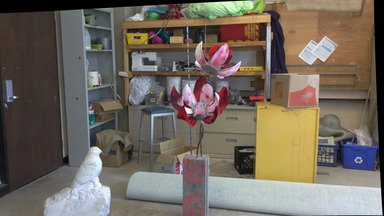
#> input picture im1.jpeg, 384 x 216 px
$ python main9.py
#> lines starting #> are read from the running program, lines starting #| are printed output that depends on the picture
import cv2
import numpy as np
import os
import matplotlib.pyplot as plt
import random

# Créer le répertoire de sortie s'il n'existe pas
output_dir = 'output9'
os.makedirs(output_dir, exist_ok=True)

# Charger les images en couleur
img1 = cv2.imread('im1.jpeg')  # Image gauche
#> img1 is the input picture: shape (216, 384, 3); mean B, G, R 94.7, 104.8, 113.5
img2 = cv2.imread('im2.jpg')   # Image droite
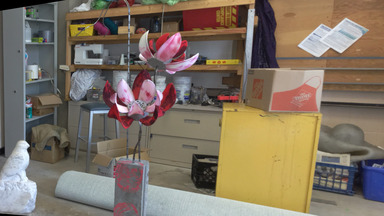
#> input picture im2.jpg, 384 x 216 px
#> img2 is the input picture: shape (216, 384, 3); mean B, G, R 99.5, 115, 127.8

# Convertir les images en niveaux de gris
gray1 = cv2.cvtColor(img1, cv2.COLOR_BGR2GRAY)
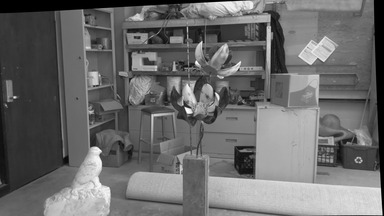
#> gray1: shape (216, 384); min 0, max 255, mean 106.3
gray2 = cv2.cvtColor(img2, cv2.COLOR_BGR2GRAY)
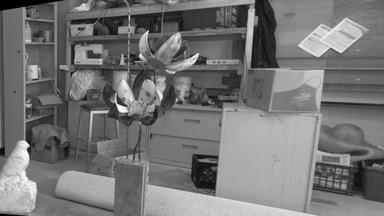
#> gray2: shape (216, 384); min 0, max 255, mean 117.1

# Initialiser le détecteur de points clés SIFT
sift = cv2.SIFT_create()

# Détecter les points clés et calculer les descripteurs
keypoints1, descriptors1 = sift.detectAndCompute(gray1, None)
#> keypoints1 = 537 keypoints; strongest (x, y, size): (188, 111, 3.8), (196, 63, 2.3), (244, 164, 18.2), (96, 150, 5.6)
keypoints2, descriptors2 = sift.detectAndCompute(gray2, None)
#> keypoints2 = 576 keypoints; strongest (x, y, size): (121, 109, 5), (140, 56, 2.5), (203, 176, 22.3), (24, 144, 5.8)

# Matcher les descripteurs avec FLANN
FLANN_INDEX_KDTREE = 1
index_params = dict(algorithm=FLANN_INDEX_KDTREE, trees=5)
search_params = dict(checks=50)  # Paramètres de recherche FLANN

flann = cv2.FlannBasedMatcher(index_params, search_params)
matches = flann.knnMatch(descriptors1, descriptors2, k=2)
#> matches = 537 matches

# Filtrer les correspondances en utilisant l'orientation des descripteurs
good_matches = []
orientation_threshold = 20  # Seuil d'orientation

for m, n in matches:
    if m.distance < 0.75 * n.distance:
        # Récupérer les orientations des descripteurs
        angle1 = keypoints1[m.queryIdx].angle
        angle2 = keypoints2[m.trainIdx].angle
        # Calculer la différence d'angle
        angle_diff = np.abs(angle1 - angle2)
        # Rejeter si la différence d'angle dépasse le seuil
        if angle_diff < orientation_threshold:
            good_matches.append(m)
#> this loop made 537 passes
#> (angle1, angle2, angle_diff) on passes 16, 27, 29, 32, 33, 34, 35, 36, 37, 38, 39, 40: (83.68, 99.9, 16.22), (178.5, 179.2, 0.721), (72.16, 79.05, 6.88), (24.92, 26.99, 2.07), (150.1, 153.4, 3.34), (356.8, 359.8, 2.93), (182.3, 179.5, 2.75), (358.2, 0.0278, 358.2), (165.2, 170.6, 5.38), (169.7, 170.6, 0.902), (162.4, 168.5, 6.08), (162.1, 168.5, 6.41)
#> angle1 on pass 130: 2.16
#> after the loop, good_matches = 175 matches

# Afficher toutes les correspondances filtrées par orientation
img_matches_all = cv2.drawMatches(img1, keypoints1, img2, keypoints2, good_matches, None, flags=cv2.DrawMatchesFlags_NOT_DRAW_SINGLE_POINTS)
title_all = 'Correspondances avec filtrage par orientation'
cv2.putText(img_matches_all, title_all, (10, 30), cv2.FONT_HERSHEY_SIMPLEX, 1, (255, 255, 255), 2, cv2.LINE_AA)
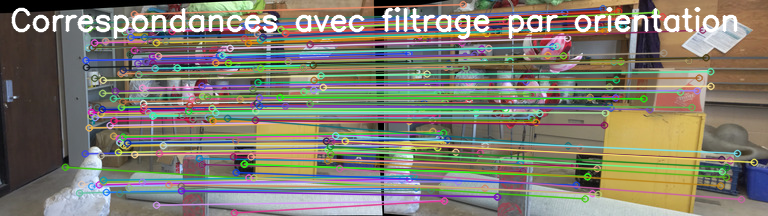
#> img_matches_all: shape (216, 768, 3); mean B, G, R 112, 125.1, 128.9
output_path_all = os.path.join(output_dir, 'matches_orientation_filtered_all.png')
cv2.imwrite(output_path_all, img_matches_all)
print(f"Image avec toutes les correspondances enregistrée dans {output_path_all}")

# Affichage avec le titre approprié
plt.imshow(cv2.cvtColor(img_matches_all, cv2.COLOR_BGR2RGB))
plt.title(title_all)
plt.axis('off')
plt.show()

# Limiter à N meilleures correspondances
N = 50  # Par exemple, afficher seulement les 50 meilleures correspondances
limited_matches = sorted(good_matches, key=lambda x: x.distance)[:N]
#> limited_matches = 50 matches

# Dessiner les correspondances limitées
img_matches_limited = cv2.drawMatches(img1, keypoints1, img2, keypoints2, limited_matches, None, flags=cv2.DrawMatchesFlags_NOT_DRAW_SINGLE_POINTS)
title_limited = f'Top {N} correspondances avec filtrage par orientation'
cv2.putText(img_matches_limited, title_limited, (10, 30), cv2.FONT_HERSHEY_SIMPLEX, 1, (255, 255, 255), 2, cv2.LINE_AA)
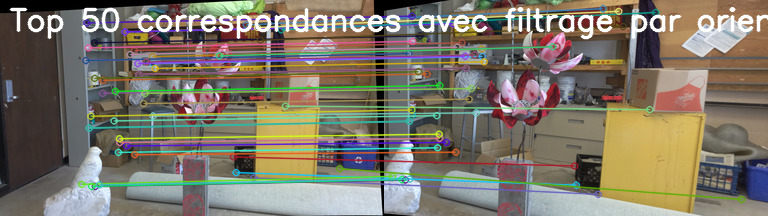
#> img_matches_limited: shape (216, 768, 3); mean B, G, R 105.5, 119.2, 125.6
output_path_limited = os.path.join(output_dir, f'matches_orientation_filtered_top_{N}.png')
cv2.imwrite(output_path_limited, img_matches_limited)
print(f"Image avec les {N} meilleures correspondances enregistrée dans {output_path_limited}")

# Affichage avec le titre approprié
plt.imshow(cv2.cvtColor(img_matches_limited, cv2.COLOR_BGR2RGB))
plt.title(title_limited)
plt.axis('off')
plt.show()

# Ajuster le seuil de distance et d'orientation
good_matches_strict = []
orientation_threshold_strict = 10  # Seuil d'orientation plus strict
distance_threshold = 0.6    # Seuil de distance plus strict

for m, n in matches:
    if m.distance < distance_threshold * n.distance:
        angle1 = keypoints1[m.queryIdx].angle
        angle2 = keypoints2[m.trainIdx].angle
        angle_diff = np.abs(angle1 - angle2)
        if angle_diff < orientation_threshold_strict:
            good_matches_strict.append(m)
#> this loop made 537 passes
#> angle1 on pass 140: 84.08
#> after the loop, good_matches_strict = 138 matches

# Dessiner les correspondances avec le filtrage strict
img_matches_strict = cv2.drawMatches(img1, keypoints1, img2, keypoints2, good_matches_strict, None, flags=cv2.DrawMatchesFlags_NOT_DRAW_SINGLE_POINTS)
title_strict = 'Correspondances avec filtrage strict par orientation et distance'
cv2.putText(img_matches_strict, title_strict, (10, 30), cv2.FONT_HERSHEY_SIMPLEX, 1, (255, 255, 255), 2, cv2.LINE_AA)
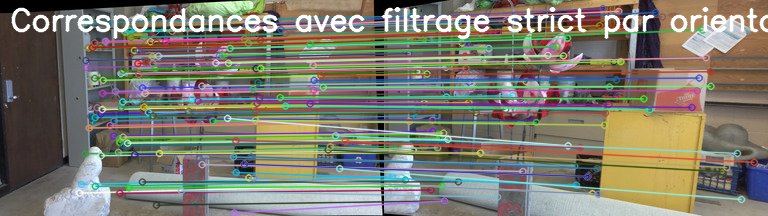
#> img_matches_strict: shape (216, 768, 3); mean B, G, R 110.9, 123.5, 125.4
output_path_strict = os.path.join(output_dir, 'matches_orientation_filtered_strict.png')
cv2.imwrite(output_path_strict, img_matches_strict)
print(f"Image avec correspondances strictement filtrées enregistrée dans {output_path_strict}")

# Affichage avec le titre approprié
plt.imshow(cv2.cvtColor(img_matches_strict, cv2.COLOR_BGR2RGB))
plt.title(title_strict)
plt.axis('off')
plt.show()

# Sélectionner aléatoirement un sous-ensemble de correspondances
subset_size = 50  # Par exemple, visualiser seulement 50 correspondances
random_matches = random.sample(good_matches, min(subset_size, len(good_matches)))
#> random_matches = 50 matches

# Dessiner les correspondances aléatoires
img_matches_random = cv2.drawMatches(img1, keypoints1, img2, keypoints2, random_matches, None, flags=cv2.DrawMatchesFlags_NOT_DRAW_SINGLE_POINTS)
title_random = f'Visualisation de {subset_size} correspondances aléatoires'
cv2.putText(img_matches_random, title_random, (10, 30), cv2.FONT_HERSHEY_SIMPLEX, 1, (255, 255, 255), 2, cv2.LINE_AA)
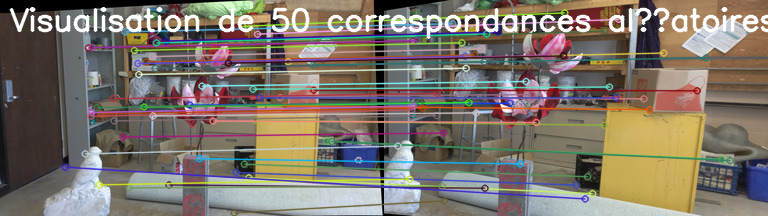
#> img_matches_random: shape (216, 768, 3); mean B, G, R 107, 117.7, 126.3
output_path_random = os.path.join(output_dir, 'matches_orientation_filtered_random.png')
cv2.imwrite(output_path_random, img_matches_random)
print(f"Image avec correspondances aléatoires enregistrée dans {output_path_random}")

# Affichage avec le titre approprié
plt.imshow(cv2.cvtColor(img_matches_random, cv2.COLOR_BGR2RGB))
plt.title(title_random)
plt.axis('off')
plt.show()
